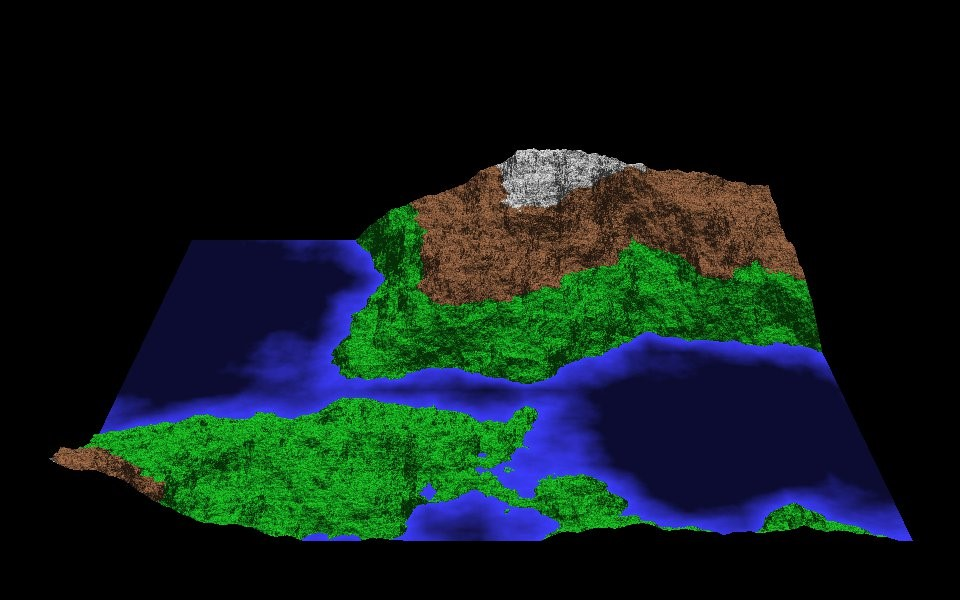

Python code for this plot:
# -*- coding: utf-8 -*-
import pygame
import numpy as np
import random
from os import chdir
from sys import exit


class Landscape:
    """
    Generates zoomable fractal landscapes.

    @author: kalle
    """

    def __init__(self, screen):
        self.screen = screen
        self.width = self.screen.get_size()[0]
        self.height = self.screen.get_size()[1]
        self.screenCopy = self.screen.copy()
        self.font = pygame.font.SysFont('CourierNew', 14)  # initialize font and set font size
        self.backgroundColor = (0, 0, 0)
        self.randSize = 300.0                            # randSize determines how steep or flat the landscape is (bigger = steeper)
        self.landSize = 6                                # landSize determines grid size as 2 ** landSize + 1 in both directions
        self.AASize = 7                                  # landSize <= AASize will use AntiAliasing. For bigger sizes, dropped for speed.
        self.gridSize = 0
        self.zFront = 0.0                                # scaling for z coordinates
        self.zBack = 0.0
        self.yHeight = 0.0
        self.colorScale = 0.0
        self.mountainHeight = 0.0
        self.landHeight = 0.0
        self.seaHeight = 0.0
        self.seaColorMult = 0.0
        self.yAdd = np.zeros((1, 2 ** 10 + 1))
        self.zAdd = np.zeros((1, 2 ** 10 + 1))
        self.zoomPosition = (0, 0)
        self.zoomLevel = 0
        self.zoomerPoints = np.zeros((2, 2, 2),  dtype=int)
        self.mousePosition = (0, 0)
        self.grid = np.zeros((2 ** self.landSize + 1,  2 ** self.landSize + 1),  dtype=float)
        self.tilt = 0.1                                  # tilt towards viewer; determines how much higher the far-away points (on average) are
        self.midScreen = np.array([int(self.width / 2), int(self.height / 2)],  dtype=float)
        self.iceRGB = (240, 240, 240)
        self.mountainRGB = (180, 120, 80)
        self.landRGB = (30, 220, 40)
        self.seaRGB = (60, 60, 255)
        self.zoomerRGB = (128, 128, 128)
        self.zoomerMidRGB = (255, 255, 255)
        self.autoShow = True
        self.autoScapeCount = 10
        self.autoScapes = 0
        self.autoFrameCount = 30                        # refers to how many cycles of pygame.time.wait(100) will be passed before moving on
        self.autoFrames = 0
        self.running = True
        self.stop = False

    def run(self):
        """ Main loop. """

        self.initGrid()
        self.generateGrid()
        self.drawGrid()

        while self.running:
            for event in pygame.event.get():
                if event.type == pygame.QUIT:
                    self.running = False
                    self.stop = True
                elif event.type == pygame.KEYDOWN:
                    if event.key == pygame.K_ESCAPE:
                        self.running = False
                        self.stop = True
                    if event.key == pygame.K_f:
                        self.toggleFullScreen()
                    if event.key == pygame.K_RIGHT and self.landSize < 10:
                        self.increaseLandSize()
                        self.autoShow = False
                    if event.key == pygame.K_LEFT and self.landSize > 3:
                        self.decreaseLandSize()
                        self.autoShow = False
                    if event.key == pygame.K_UP and self.randSize < 1200:
                        self.increaseRandSize()
                        self.autoShow = False
                    if event.key == pygame.K_DOWN and self.randSize > 70:
                        self.decreaseRandSize()
                        self.autoShow = False
                    if event.key == pygame.K_s:
                        # save screen, at half the resolution, using class name as file name
                        pygame.image.save(pygame.transform.scale(self.screen, (int(self.screen.get_size()[0] / 2), int(self.screen.get_size()[1] / 2))),
                                          self.__class__.__name__ + '.jpg')
                elif event.type == pygame.MOUSEMOTION:
                    self.mousePosition = pygame.mouse.get_pos()
                    self.drawZoomer()
                    self.autoShow = False
                elif event.type == pygame.MOUSEBUTTONDOWN:
                    self.autoShow = False
                    btns = pygame.mouse.get_pressed(num_buttons=3)
                    if btns[0] and btns[2]:
                        # left and righ mouse buttons: exit
                        self.running = False
                    # if event.button == 1:
                    elif btns[0]:
                        # left button: whole new landscape
                        self.zoomLevel = 0
                        self.initGrid()
                        self.generateGrid()
                        self.drawGrid()
                    # if event.button == 3:
                    elif btns[2]:
                        # right button: zoom in using the zoomer
                        self.zoomGrid()

            if self.autoShow:
                self.autoFrames += 1
                if self.autoFrames > self.autoFrameCount:
                    self.autoScapes += 1
                    if self.autoScapes > self.autoScapeCount:
                        self.running = False
                    else:
                        self.autoFrames = 0
                        if self.autoScapes == 4 or self.autoScapes == 6:
                            self.landSize += 1  # increase land size / precision
                            self.grid = np.zeros((2 ** self.landSize + 1,  2 ** self.landSize + 1),  dtype=float)
                        # draw a whole new landscape
                        self.initGrid()
                        self.generateGrid()
                        self.drawGrid()

            # wait to give CPU a chance to do something else...
            pygame.time.wait(100)

        return self.stop

    def initGrid(self):

        self.gridSize = 2 ** self.landSize
        self.zFront = (self.width * 0.9) / self.gridSize   # Scaling for z coordinates
        self.zBack = self.zFront / 1.5
        self.yHeight = self.height / self.zFront * 1.5
        self.mountainHeight = (2 ** self.zoomLevel) * self.randSize / 2
        self.landHeight = (2 ** self.zoomLevel) * self.randSize / 4
        self.seaHeight = 0
        self.seaColorMult = 1.0 / 64.0
        # zAdd is the vector (size: grid width) with increasing width of polygons (starting with smaller, far away).
        self.zAdd = np.linspace(self.zBack, self.zFront, num=self.gridSize + 1, endpoint=True)
        # yAdd is the vector (size: grid width) with increasing (0 is at the top) "basic height" for each row of polygons.
        self.yAdd = (self.yHeight * self.zAdd) - self.yHeight * (self.zAdd[0] + self.zAdd[self.gridSize]) / 2 + self.midScreen[1] * 1.3

    def generateGrid(self, last_iter_only=0):
        """
        Generates a new landscape grid by creating a random altitude map.
        Uses a simple fractal method called mid-point replacement.

        @author: kalle
        """

        if last_iter_only == 0:
            # full grid generation. Start from corners.
            rSize = self.randSize
            startSize = self.landSize
            # set corner values. Tilt: Use higher altitudes for back of grid.
            self.grid[0, 0] = (random.random() - 0.5 + self.tilt * 2) * rSize
            self.grid[0, self.gridSize] = (random.random() - 0.5 + self.tilt * 2) * rSize
            self.grid[self.gridSize, 0] = (random.random() - 0.5 - self.tilt) * rSize
            self.grid[self.gridSize, self.gridSize] = (random.random() - 0.5 - self.tilt) * rSize
        else:
            # just the last iteration. The grid is built from the previous grid but only has "every other point" so needs one round.
            rSize = self.randSize / (2.0 ** (self.landSize - 1))
            startSize = 1

        # go through grid by adding a mid point first on axis 0 (X), then on axis 1 (Z), as average of end points + a random shift
        # each round the rSize will be halved as the distance between end points (step) is halved as well

        for s in range(startSize, 0, -1):
            halfStep = 2 ** (s - 1)
            step = 2 * halfStep
            # generate mid point in x for each z
            for z in range(0, self.gridSize + 1, step):
                for x in range(step, self.gridSize + 1, step):
                    self.grid[x - halfStep, z] = (self.grid[x - step, z] + self.grid[x, z]) / 2 + (random.random() - 0.5) * rSize
            # generate mid point in z for each x (including the nex x just created, so using halfStep)
            for x in range(0, self.gridSize + 1, halfStep):
                for z in range(step, self.gridSize + 1, step):
                    self.grid[x, z - halfStep] = (self.grid[x, z - step] + self.grid[x, z]) / 2 + (random.random() - 0.5) * rSize
            rSize = rSize / 2
        # store the last steepness component for color scaling
        self.colorScale = 6.0 * rSize

    def drawGrid(self):
        """
        Draws the grid.

        @author: kalle
        """

        self.screen.lock()
        # clear screen
        self.screen.fill(self.backgroundColor)
        # add information text
        self.plotInfo()
        self.plotInstructions()
        # first transform the 3D grid to 2D screen coordinates.
        midGrid = int(self.gridSize / 2)
        yAdd = self.yAdd
        zAdd = self.zAdd

        # z goes through each grid row ("vertical line")
        for z in range(self.gridSize):
            ySea1 = yAdd[z] - self.seaHeight
            ySea2 = yAdd[z + 1] - self.seaHeight
            # x goes thriugh each grid column for line z
            for x in range(self.gridSize):
                # coordinates for square, two triangles: 0 - 1 - 2 and 1 - 3 - 2.
                # top left.
                x0 = zAdd[z] * (x - midGrid) + self.midScreen[0]
                y0 = yAdd[z] - self.grid[x, z]
                # top right.
                x1 = x0 + zAdd[z]
                y1 = yAdd[z] - self.grid[x + 1, z]
                # bottom left.
                x2 = zAdd[z + 1] * (x - midGrid) + self.midScreen[0]
                y2 = yAdd[z + 1] - self.grid[x, z + 1]
                # bottom right.
                x3 = x2 + zAdd[z + 1]
                y3 = yAdd[z + 1] - self.grid[x + 1, z + 1]
                # minimum Y for each triangle.
                yMin = min(y0, y1, y2, y3)
                if yMin >= ySea1:
                    # if sea (all coordinates below sea level), draw a flat square
                    color = self.setColorSea(yAdd[z] - yMin)
                    node_list = [(x0, ySea1), (x1, ySea1), (x3, ySea2), (x2, ySea2)]
                    self.drawPolygon(self.screen, color, node_list)
                else:
                    # if land, draw two polygons, if they are visible (i.e. "higher" (smaller y) at the back than at the front).
                    # first triangle 0 - 1 - 2
                    if y0 < y2 and y2 > 0:
                        color = self.setColorLand(yAdd[z] - yMin, self.grid[x, z] - self.grid[x + 1, z], self.grid[x, z + 1] - self.grid[x, z])
                        node_list = [(x0, min(y0, ySea1)), (x1, min(y1, ySea1)), (x2, min(y2, ySea2))]
                        self.drawPolygon(self.screen, color, node_list)
                    # then triangle 1 - 3 - 2
                    if y1 < y3 and y3 > 0:
                        color = self.setColorLand(yAdd[z] - yMin, self.grid[x + 1, z + 1] - self.grid[x, z + 1], self.grid[x + 1, z + 1] - self.grid[x + 1, z])
                        node_list = [(x1, min(y1, ySea1)), (x3, min(y3, ySea2)), (x2, min(y2, ySea2))]
                        self.drawPolygon(self.screen, color, node_list)
            # every other horizontal set of triangles, flip screen to show landscape being built.
            # this is not mandatory, but used to mimick the original 1992 code.
            if z % 2 == 0:
                pygame.display.flip()

        # clean the front
        node_list = [(zAdd[self.gridSize] * (0 - midGrid) + self.midScreen[0], self.height)]
        for x in range(self.gridSize + 1):
            node_list.append((zAdd[self.gridSize] * (x - midGrid) + self.midScreen[0], yAdd[self.gridSize] - self.grid[x, self.gridSize]))
        node_list.append((zAdd[self.gridSize] * (self.gridSize - midGrid) + self.midScreen[0], self.height))
        self.drawPolygon(self.screen, self.backgroundColor, node_list)

        self.plotInfo()

        # create a copy for cleaning up after zoomer. Not very memory efficient but easy.
        # first release any locks on screenCopy
        while self.screenCopy.get_locked():
            self.screenCopy.unlock()
        self.screenCopy = self.screen.copy()

        # release any locks on screen
        while self.screen.get_locked():
            self.screen.unlock()

        # switch between currently showed and the next screen (prepared in "buffer")
        pygame.display.flip()

        # clear event queue
        self.clearEvents()

    def setColorLand(self, y, diffX, diffZ):

        # defines color. diffX and diffZ are the differences in altitude in x and z coordinates, respectively,  going right and towards the viewer
        s = max(1.0 - np.sqrt(diffX ** 2 + diffZ ** 2) / self.colorScale, 0.2)
        if y > self.mountainHeight:
            use_color = ([int(s * x + 0.5) for x in self.iceRGB])
        elif y > self.landHeight:
            use_color = ([int(s * x + 0.5) for x in self.mountainRGB])
        else:
            use_color = ([int(s * x + 0.5) for x in self.landRGB])
        return use_color

    def setColorSea(self, y):

        # defines color for sea, based on depth.
        s = max(1.0 - (-y + self.seaHeight) * self.seaColorMult, 0.2)
        use_color = ([int(s * x + 0.5) for x in self.seaRGB])
        return use_color

    def drawZoomer(self):

        # adds zoomer sighting points.
        # use mouse coordinates to locate zoomer on grid. Use "zero height" ie. independent of grid / landscape height.
        midGrid = int(self.gridSize / 2)
        # first figure out Z coordinate using mouse Y.
        zoomTopZ = max(0, min(midGrid, np.searchsorted(self.yAdd, self.mousePosition[1]) - int(midGrid / 2)))
        # then, get X on that Z horizontal line using mouse X
        zoomLeftX = max(0, min(midGrid, (self.mousePosition[0] - self.midScreen[0]) / self.zAdd[zoomTopZ + int(midGrid / 2)] + int(midGrid / 2)))
        self.zoomPosition = (zoomLeftX, zoomTopZ)

        zoomX = np.array([zoomLeftX, zoomLeftX + midGrid], dtype=int)
        zoomZ = np.zeros((2, 2), dtype=int)
        zoomZ[0, 0] = zoomTopZ                  # beginning of top Z
        zoomZ[0, 1] = zoomTopZ + midGrid        # end of top Z = beginning of bottom Z
        zoomZ[1, 0] = zoomTopZ + midGrid        # beginning of bottom Z
        zoomZ[1, 1] = self.gridSize             # end of bottom Z = end of grid
        # loop through the four zoomer corners.
        for x in [0, 1]:
            minY = self.height
            for z in [1, 0]:
                ySea = self.yAdd[zoomZ[z, 0]] - self.seaHeight
                y0 = min(ySea, self.yAdd[zoomZ[z, 0]] - self.grid[zoomX[x], zoomZ[z, 0]])
                # get minimum Z in front of current zoomer corner. No need to chack for sea level here.
                # for bottom corners, minimum of all points from it to grid front end; for top corners, minimum of bottom result and points between top and bottom.
                minY = min(minY, min(self.yAdd[zoomZ[z, 0]: zoomZ[z, 1] + 1] - self.grid[zoomX[x], zoomZ[z, 0]: zoomZ[z, 1] + 1]))
                # test if zoomer corner is at or above respective minY - if so, its is not hidden behind the landscape, draw it
                if y0 <= minY:
                    x0 = self.zAdd[zoomZ[z, 0]] * (zoomX[x] - midGrid) + self.midScreen[0]
                    self.drawZoomerPoint(x0, y0, x, z)
                else:
                    # zoomer point is hidden - call drawZoomerPoint to remove the previous point
                    self.drawZoomerPoint(0, 0, x, z)

        # switch between currently showed and the next screen (prepared in "buffer")
        pygame.display.flip()

    def drawZoomerPoint(self, x0, y0, x, z):

        # draws a zoomer point
        # first remove previous zoomer point by copying landscape image under it from screenCopy
        if self.zoomerPoints[x, z, 0] > 0 and self.zoomerPoints[x, z, 1] > 0:
            rect = pygame.Rect(self.zoomerPoints[x, z, 0] - 3, self.zoomerPoints[x, z, 1] - 3, 7, 7)
            self.screen.blit(self.screenCopy, rect, rect)
        # then add the new zoomer point
        if x0 > 0 and y0 > 0:
            self.screen.fill(self.zoomerRGB, rect=[(x0 - 3, y0 - 3), (7, 7)])
            self.screen.fill(self.zoomerMidRGB, rect=[(x0 - 1, y0 - 1), (3, 3)])
        # and store its coordinates
        self.zoomerPoints[x, z, 0] = x0
        self.zoomerPoints[x, z, 1] = y0

    def drawPolygon(self, screen, color, node_list):

        # draws a filled polygon
        if self.landSize <= self.AASize:
            # for small land/grid sizes, use antialiasing
            pygame.draw.aalines(screen, color, True, node_list)
        pygame.draw.polygon(screen, color, node_list)

    def zoomGrid(self):

        # zoom in using the current grid zoomer area.
        midGrid = int(self.gridSize / 2)
        zoomPosX = int(self.zoomPosition[0])
        zoomPosZ = int(self.zoomPosition[1])
        zoomMult = 2
        # copy data from both sides of the zoomer area to the middle so no overlap destroys data.
        # multiply the height with zoomMult to preserve steepness, but only once (with z, not again with x).
        for z in range(midGrid, -1, -1):
            if z * 2 > zoomPosZ + z:
                self.grid[:, z * 2] = zoomMult * self.grid[:, zoomPosZ + z]
            else:
                break
        for z in range(0, midGrid + 1):
            if z * 2 <= zoomPosZ + z:
                self.grid[:, z * 2] = zoomMult * self.grid[:, zoomPosZ + z]
            else:
                break
        for x in range(midGrid, -1, -1):
            if x * 2 > zoomPosX + x:
                self.grid[x * 2, :] = self.grid[zoomPosX + x, :]
            else:
                break
        for x in range(0, midGrid + 1):
            if x * 2 <= zoomPosX + x:
                self.grid[x * 2, :] = self.grid[zoomPosX + x, :]
            else:
                break
        # adjust zoom level to preserve colors as they were
        self.zoomLevel += 1
        self.mountainHeight *= zoomMult
        self.landHeight *= zoomMult
        self.seaHeight *= zoomMult
        self.seaColorMult = 1.0 / 64.0

        # add the final grid iteration
        self.generateGrid(1)
        self.drawGrid()

    def increaseLandSize(self):

        # increase land size (double the number of polygons both horizontally and vertically)
        self.landSize += 1
        self.initGrid()
        self.zoomPosition = (int(2 * self.zoomPosition[0]), int(2 * self.zoomPosition[1]))
        gSize = int(self.gridSize / 2)
        # use current grid as a basis for a new, more accurate grid. "Expand" from top left quartile.
        self.grid = np.hstack((self.grid, self.grid[:, 0:gSize]))  # double size horizontally
        self.grid = np.vstack((self.grid, self.grid[0:gSize, :]))  # double size vertically
        for z in range(gSize, 0, -1):
            self.grid[0:gSize + 1, z * 2] = self.grid[0:gSize + 1, z]
        for x in range(gSize, 0, -1):
            self.grid[x * 2, :] = self.grid[x, :]
        # # add the final grid iteration
        self.generateGrid(1)
        self.drawGrid()

    def decreaseLandSize(self):

        # decrease land size (halve the number of polygons both horizontally and vertically)
        self.landSize -= 1
        self.initGrid()
        self.zoomPosition = (int(self.zoomPosition[0] / 2), int(self.zoomPosition[1] / 2))
        gSize = self.gridSize + 1
        # use current grid as a basis for a new, less accurate grid. "Compress" to top left quartile.
        for z in range(1, gSize):
            self.grid[:, z] = self.grid[:, z * 2]
        for x in range(1, gSize):
            self.grid[x, 0:gSize] = self.grid[x * 2, 0:gSize]
        self.grid = np.split(np.split(self.grid, [gSize, gSize * 2 - 1], axis=0)[0], [gSize, gSize * 2 - 1], axis=1)[0]  # use the upper left quartile of grid as the new grid
        self.colorScale *= 2  # adjust colorScale accordingly
        self.drawGrid()

    def increaseRandSize(self):

        # increase randomizer (steepness)
        self.randSize *= 1.4
        self.initGrid()
        # self.generateGrid()
        self.grid *= 1.4
        self.colorScale *= 1.4
        self.drawGrid()

    def decreaseRandSize(self):

        # decrease randomizer (steepness)
        self.randSize /= 1.4
        self.initGrid()
        # self.generateGrid()
        self.grid /= 1.4
        self.colorScale /= 1.4
        self.drawGrid()

    def plotInfo(self):
        """
        Add info on screen.
        This can obviously be skipped, just for information.
        """

        # release any locks on screen
        while self.screen.get_locked():
            self.screen.unlock()

        # self.screen.fill(self.backgroundColor, rect=[(10, 10), (200, 120)])   # clear info area
        self.plotInfoBlit(10,  10, "land size   " + (" " * 10 + "2^" + str(int(self.landSize)))[-10:])
        self.plotInfoBlit(10,  25, "grid size   " + (" " * 10 + str(int(self.gridSize + 1)) + "x" + str(int(self.gridSize + 1)))[-10:])
        self.plotInfoBlit(10,  40, "grid points " + (" " * 10 + str(int((self.gridSize) + 1) ** 2))[-10:])
        self.plotInfoBlit(10,  55, "surfaces    " + (" " * 10 + str(int((self.gridSize) ** 2) * 2))[-10:])
        self.plotInfoBlit(10,  70, "steepness   " + (" " * 10 + str(int(self.randSize)))[-10:])
        self.plotInfoBlit(10,  85, "zoom level  " + (" " * 10 + str(int(self.zoomLevel)))[-10:])

        # switch between currently showed and the next screen (prepared in "buffer")
        pygame.display.flip()

    def plotInstructions(self):
        """
        Add use instructions on screen.
        This can obviously be skipped, just for information.
        """

        # release any locks on screen
        while self.screen.get_locked():
            self.screen.unlock()

        self.screen.fill(self.backgroundColor, rect=[(400, 10), (200, 120)])   # clear info area
        self.plotInfoBlit(400,  10, "cursor left/right:  decrease/increase land size")
        self.plotInfoBlit(400,  25, "cursor down/up:     decrease/increase steepness")
        self.plotInfoBlit(400,  40, "left mouse button:  new landscape")
        self.plotInfoBlit(400,  55, "right mouse button: zoom selected area")
        self.plotInfoBlit(400,  70, "both mouse buttons: exit")
        self.plotInfoBlit(400,  85, "f key:              toggle full screen mode on/off")

        # switch between currently showed and the next screen (prepared in "buffer")
        pygame.display.flip()

    def plotInfoBlit(self, x, y, msg):

        f_screen = self.font.render(msg, False, [255, 255, 255])
        self.screen.blit(f_screen, (x, y))

    def clearEvents(self):

        # only accept QUIT event and ESC key, otherwise clear queue.
        for event in pygame.event.get():
            if event.type == pygame.QUIT:
                self.running = False
            elif event.type == pygame.KEYDOWN:
                if event.key == pygame.K_ESCAPE:
                    self.running = False

    def toggleFullScreen(self):

        # toggle between fulls creen and windowed mode
        pygame.display.toggle_fullscreen()
        self.screenCopy = self.screen.copy()
        # redraw.
        self.drawGrid()


if __name__ == '__main__':
    """
    Prepare screen, etc.
    """

    # set data directory
    chdir("C:/Users/Kalle/OneDrive/Asiakirjat/Python")

    # set screen size
    # first check available full screen modes
    pygame.display.init()
    # pick disp0lay mode from list or set a specific resolution
    disp_modes = pygame.display.list_modes(0, pygame.FULLSCREEN | pygame.DOUBLEBUF | pygame.HWSURFACE)
    disp_size = disp_modes[9]  # selecting display size from available list. Assuming the 9th element is nice...
    # disp_size = (1920, 1080) # to force display size
    pygame.font.init()

    # initialize mixer
    pygame.mixer.init()
    music_file = "sinking2.mod"  # this mod by Jellybean is available at e.g. http://janeway.exotica.org.uk/release.php?id=45536
    # start music player
    pygame.mixer.music.load(music_file)
    pygame.mixer.music.play(loops=-1)

    screen = pygame.display.set_mode(disp_size)
    pygame.display.set_caption('Landscape')
    Landscape(screen).run()

    # exit; close display, stop music
    pygame.quit()
    exit()


